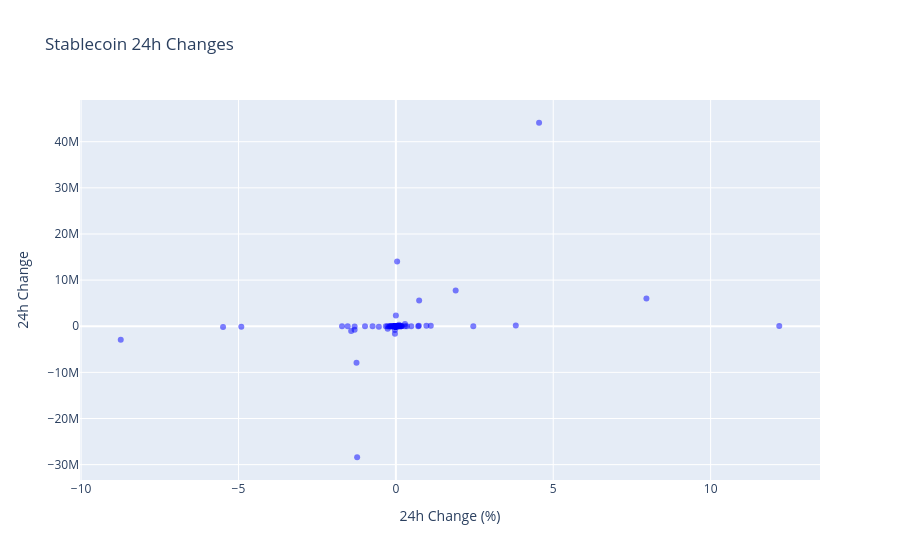

Notebook cell for this chart:
### Markdown cell above
## big movers

### Code cell
import plotly.express as px

fig = px.scatter(
    df_total_supply,
    x='change_24h_pct',
    y='change_24h',
    opacity=0.5,
    color_discrete_sequence=['blue'],
    labels={
        'change_24h_pct': '24h Change (%)',
        'change_24h': '24h Change'
    },
    title='Stablecoin 24h Changes'
)
fig.show()

### Figure 1 — Plotly figure (JSON) as saved in the notebook; plotly's stock layout.template omitted (floating-point values rounded to 4 significant figures; data arrays with more than 128 entries replaced by an {"elided": "..."} marker saying what was removed)
{"data": [{"hovertemplate": "24h Change (%)=%{x}<br>24h Change=%{y}<extra></extra>", "legendgroup": "", "marker": {"color": "blue", "opacity": 0.5, "symbol": "circle"}, "mode": "markers", "name": "", "orientation": "v", "showlegend": false, "type": "scatter", "x": {"elided": "204 float values"}, "xaxis": "x", "y": {"elided": "204 float values"}, "yaxis": "y"}], "layout": {"legend": {"tracegroupgap": 0}, "title": {"text": "Stablecoin 24h Changes"}, "xaxis": {"anchor": "y", "domain": [0, 1], "title": {"text": "24h Change (%)"}}, "yaxis": {"anchor": "x", "domain": [0, 1], "title": {"text": "24h Change"}}}}
